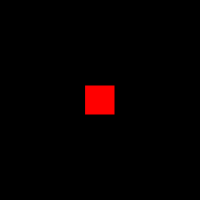
Frame 1 (no input)
Frame 60 (no input): identical to frame 1, image omitted
Frame 120 (the mouse pressed at the canvas centre since frame 60): identical to frame 1, image omitted

The p5.js sketch that drew this single still picture (run headless with seeded random() and noise() and a simulated clock; from frame 60 on, the mouse is pressed at the canvas centre):

// p5.js sketch
// ── sketch.js
function setup() {
    createCanvas(200, 200);
    createElement("h2", "This header created by js");
    createP("This is p created by javascript");




}

function draw() {
    background(0);
    rectMode(CENTER);
    fill(255, 0, 0);
    rect(100, 100, 30, 30);

}

function mousePressed() {
    createP("random is " + floor(random(0, 9)));
}
